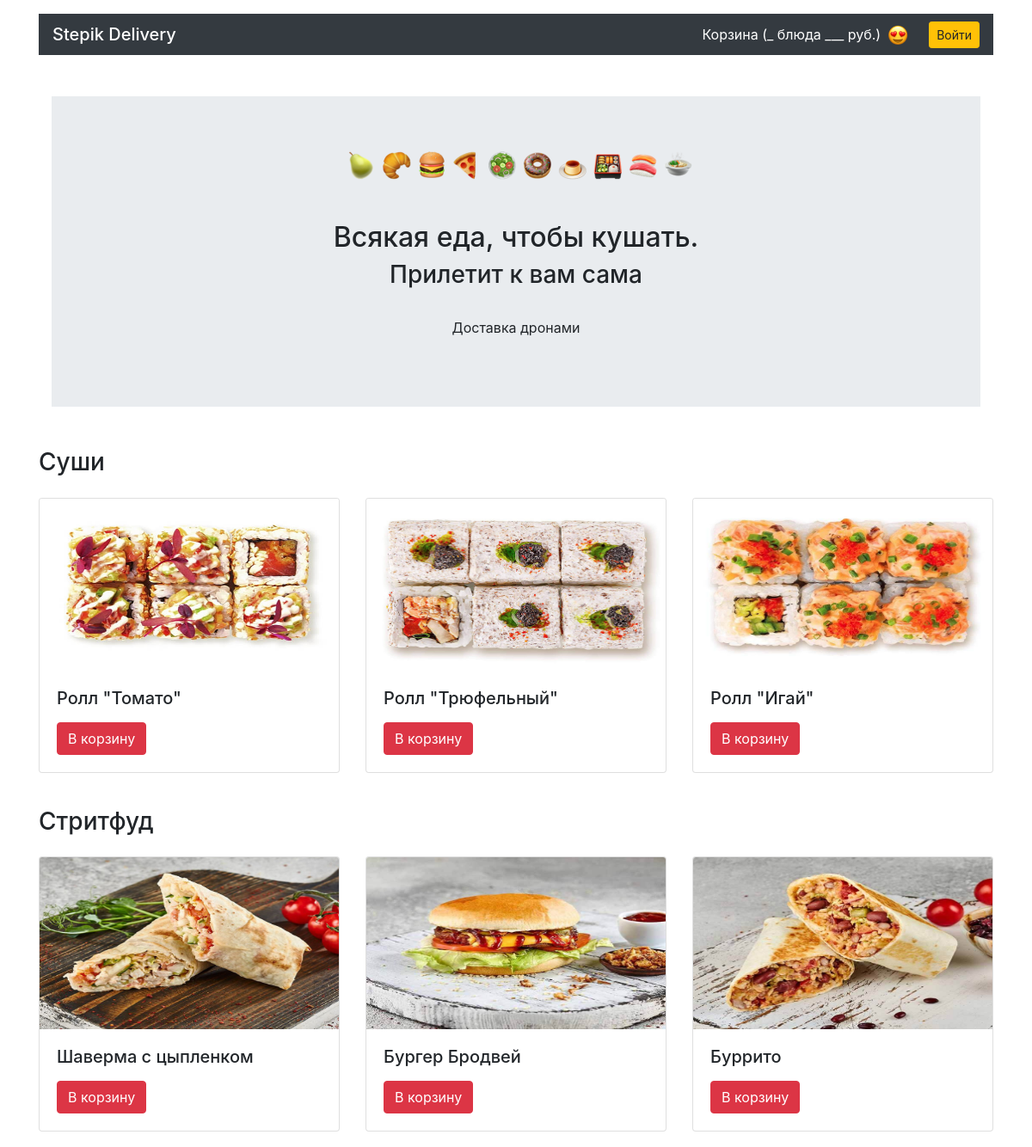
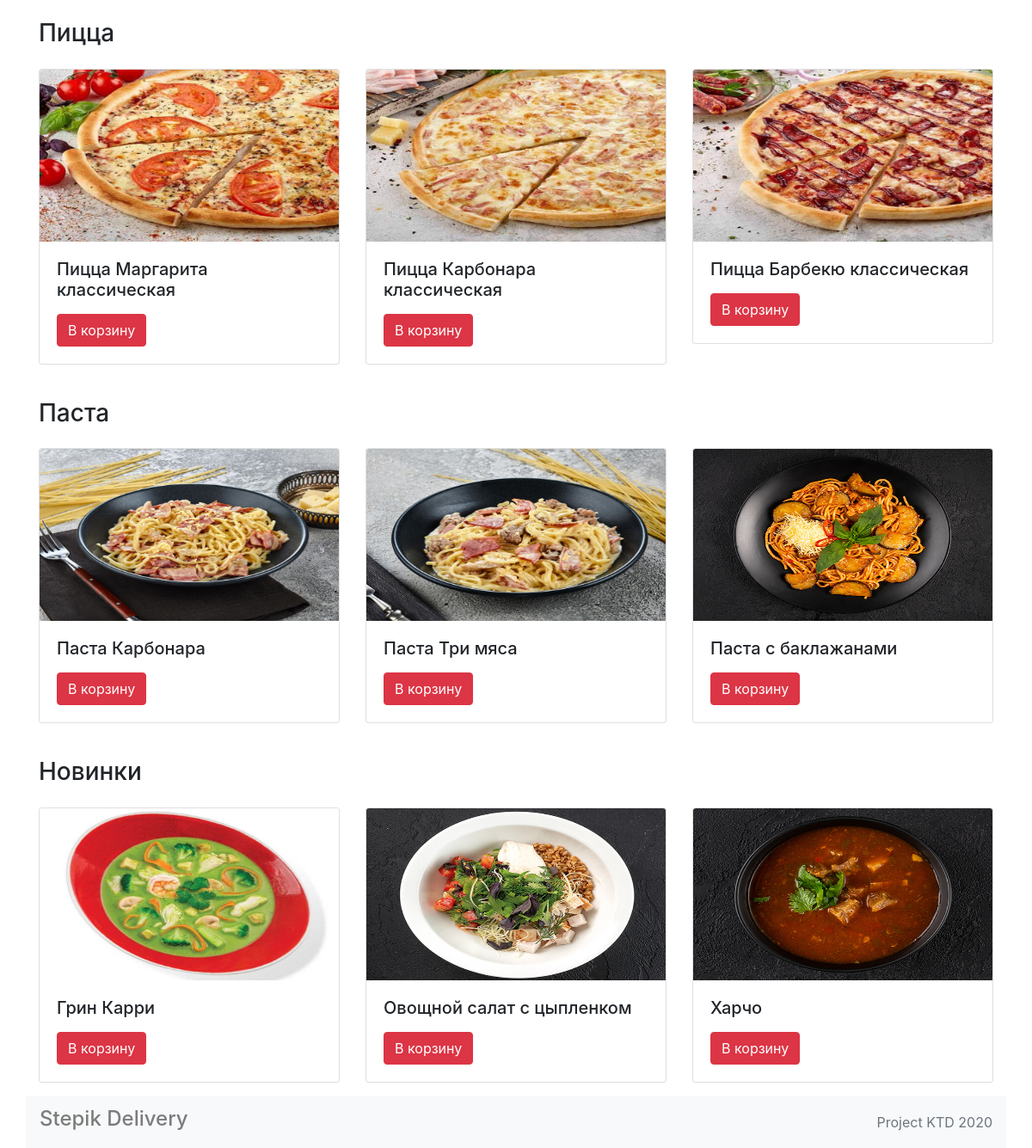
The page / on the database its author committed (2 pictures, top to bottom).
### models.py (models this page shows)
class Category(db.Model):
    __tablename__ = "categories"
    id = db.Column(db.Integer, primary_key=True)
    title = db.Column(db.String, unique=True, nullable=False)
    dishes = db.relationship('Dish', back_populates="categories")

class Dish(db.Model):
    __tablename__ = "dishes"
    id = db.Column(db.Integer, primary_key=True)
    title = db.Column(db.String, unique=True, nullable=False)
    price = db.Column(db.Float, nullable=False)
    description = db.Column(db.String, unique=True, nullable=False)
    picture = db.Column(db.String, unique=True, nullable=False)
    category_id = db.Column(db.Integer, db.ForeignKey('categories.id'))
    categories = db.relationship('Category', back_populates="dishes")
    orders = db.relationship('Order', back_populates="dishes")

### views.py (the view)
@app.route("/")
def main():
    categories = db.session.query(Category).all()
    dishes=[]
    for cat in categories:
        dishes_ = db.session.query(Dish).filter(Dish.category_id == cat.id).limit(3)
        for d in dishes_:
            dishes.append(d)
    return render_template("main.html", categories=categories, dishes=dishes)

### templates/main.html (shortened to what this page needs)
{% extends 'base.html' %}
    {% block container %}
  <main class="container mt-3">
    <section class="my-5 jumbotron jumbotron-fluid">
      <div class="text-center">
        <img class="ml-2" alt="" width="401" height="33">
        <h1 class="h2 mt-5 m-2">Всякая еда, чтобы кушать.</h1>
        <h2 class="h3">Прилетит к вам сама</h2>
        <p class="pt-4">Доставка дронами</p>
      </div>
    </section>
  </main>
    <section>
      {% for cat in categories %}
      <h3 class="my-4">{{ cat.title }}</h3>
      <div class="row mt-4">
          {% for dish in dishes %}
       {% if dish.category_id==cat.id %}
        <div class="col-12 col-md-4">
          <div class="card mb-3">
            <img src="static/pictures/{{ dish.picture }}" width="300" height="200" class="card-img-top" alt="">
              <div class="card-body">
              <h4 class="h5 card-title">{{ dish.title }}</h4>
              <a href="/addtocart1/" class="btn btn-danger">В корзину</a>
            </div>
          </div>
        </div>
        {% endif %}
          {% endfor %}
      </div>
      {% endfor %}
    </section>
{% endblock %}

### templates/base.html (style rules this page uses)
html { position: relative; min-height: 100%; }
body { margin-bottom: 60px; }

### rows shown on the page
Category: title "Суши"
Dish: picture (picture), title "Ролл \"Томато\""
Dish: picture (picture), title "Ролл \"Трюфельный\""
Dish: picture (picture), title "Ролл \"Игай\""
Category: title "Стритфуд"
Dish: picture (picture), title "Шаверма с цыпленком"
Dish: picture (picture), title "Бургер Бродвей"
Dish: picture (picture), title "Буррито"
Category: title "Пицца"
Dish: picture (picture), title "Пицца Маргарита классическая"
Dish: picture (picture), title "Пицца Карбонара классическая"
Dish: picture (picture), title "Пицца Барбекю классическая"
Category: title "Паста"
Dish: picture (picture), title "Паста Карбонара"
Dish: picture (picture), title "Паста Три мяса"
Dish: picture (picture), title "Паста с баклажанами"
Category: title "Новинки"
Dish: picture (picture), title "Грин Карри"
Dish: picture (picture), title "Овощной салат с цыпленком"
Dish: picture (picture), title "Харчо"
